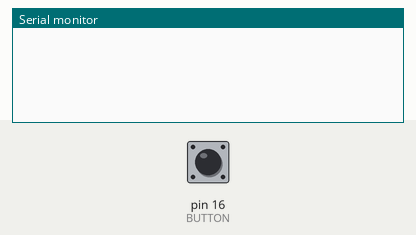
A sketch run on a simulated Arduino Uno, built with avr-gcc and run on an emulated ATmega328P. Parts: the last lines printed to the serial monitor. Inputs (shaded band) come from the test bench; at power-on: pin 16 (BUTTON) HIGH.

Above: at 1.2 s.
1.3 s: pin 16 (BUTTON) pulled LOW for 0.15 s
At 2.6 s:
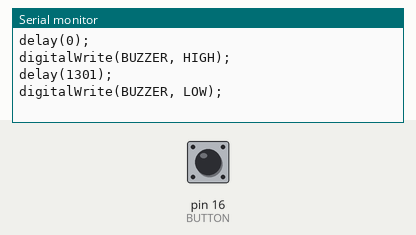
2.9 s: pin 16 (BUTTON) pulled LOW for 1 s
At 3.9 s:
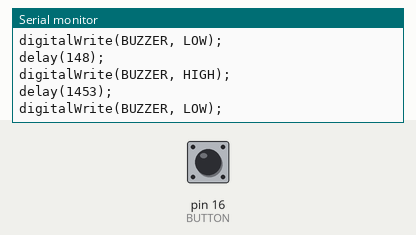
5.4 s: pin 16 (BUTTON) pulled LOW for 0.15 s
At 5.8 s:
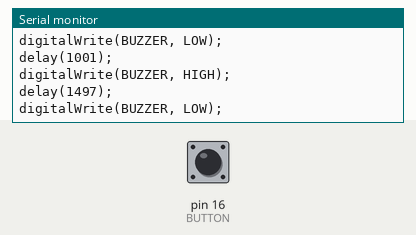
Timing chart, 0 to 8.4 s (numbered marks = the images above; inputs shaded):
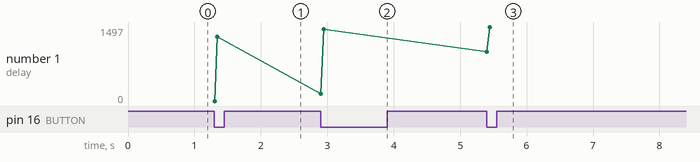

Measured:
- after the input at 1.3 s, the serial monitor: prints a new line at once (image 1)
- after the input at 2.9 s, the serial monitor: prints a new line at once (image 2)
- after the input at 5.4 s, the serial monitor: prints a new line at once (image 3)
- plotted number 1: 1301 → 1453 after the input at 2.9 s, 1453 → 1497 after the input at 5.4 s

The sketch:

music_generator.ino
```cpp
#define BUTTON 16

uint32_t t0 = 0;
uint32_t t1 = 0;
uint32_t t2 = 0;
uint32_t timeout = 0;

void setup() {
  Serial.begin(9600);
  pinMode(BUTTON, INPUT);
}

void loop() {
  while(digitalRead(BUTTON) == LOW){
    delay(5);
    //timeout += 10;
    //if(timeout > 1000){
    //  t0 = 0;
    //}
  }
  t1 = millis();
   while(digitalRead(BUTTON) == HIGH){
    delay(5);
  }
  t2 = millis();
  Serial.print("delay(");
  Serial.print(t1-t0);
  Serial.println(");");
  Serial.println("digitalWrite(BUZZER, HIGH);");
  Serial.print("delay(");
  Serial.print(t2-t1);
  Serial.println(");");
  Serial.println("digitalWrite(BUZZER, LOW);");
  t0 = t2;
  //timeout = 0;
}
```
